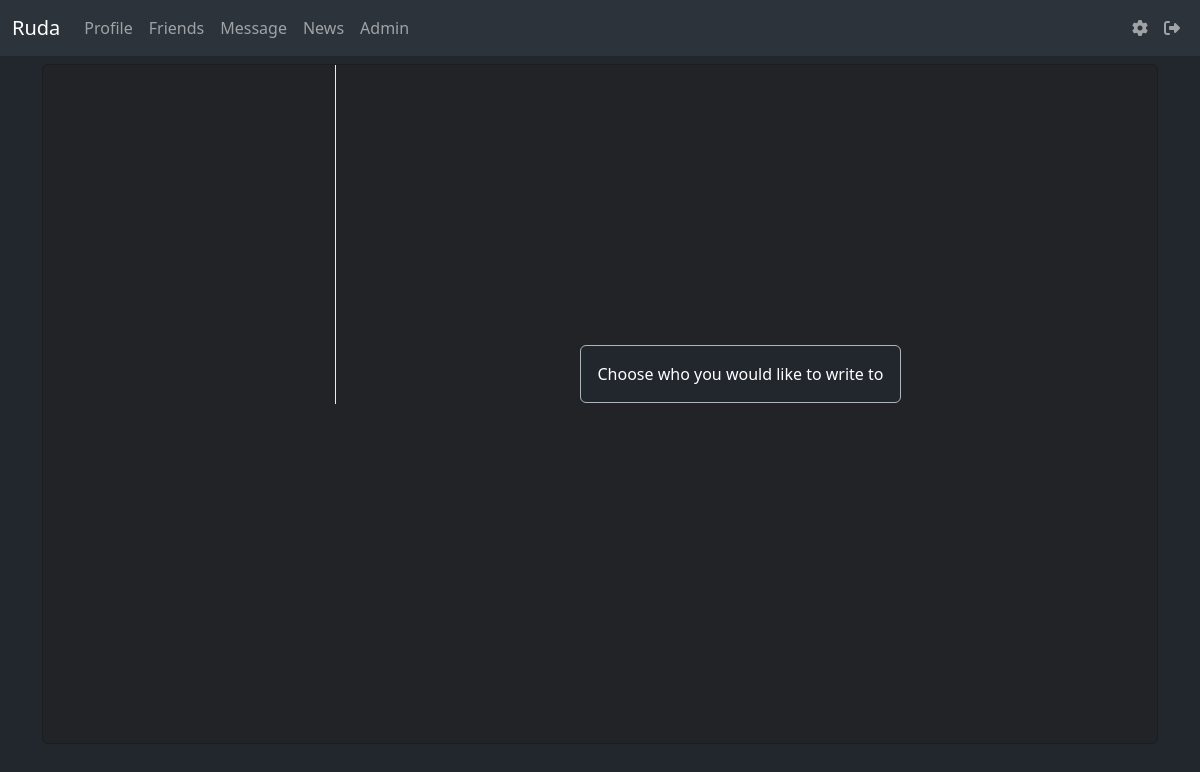
/message/ (signed in), run on an earlier commit of the app's database.
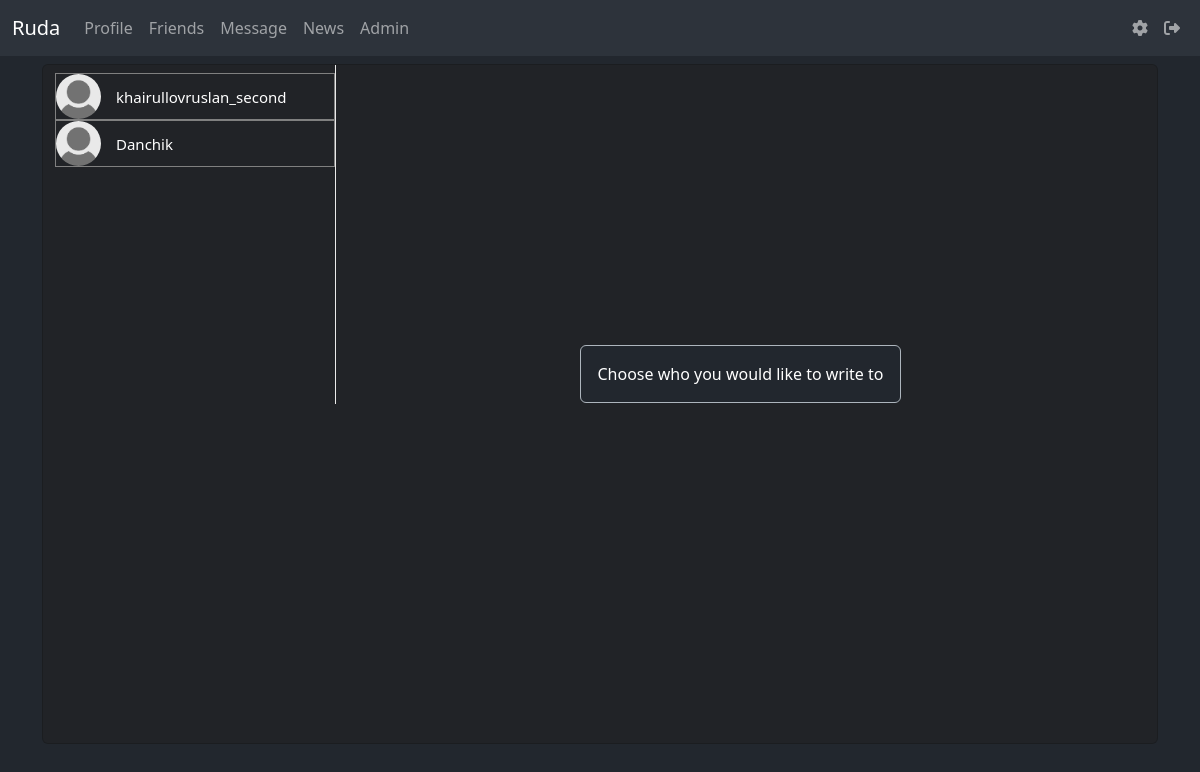
And on a later commit of the database.
### data/users.py (models this page shows, shortened)
class User(SqlAlchemyBase, UserMixin):
    __tablename__ = 'users'
    id = sqlalchemy.Column(sqlalchemy.Integer, primary_key=True, autoincrement=True)
    name = sqlalchemy.Column(sqlalchemy.String, unique=True, nullable=True)
    about = sqlalchemy.Column(sqlalchemy.String, nullable=True, default='write about yourself')
    second_email = sqlalchemy.Column(sqlalchemy.String, nullable=True)
    github = sqlalchemy.Column(sqlalchemy.String, nullable=True)
    image = sqlalchemy.Column(sqlalchemy.String, default="default.jpg")
    email = sqlalchemy.Column(sqlalchemy.String, index=True, unique=True, nullable=True)
    followings = sqlalchemy.Column(sqlalchemy.String, nullable=True, default='')
    followers = sqlalchemy.Column(sqlalchemy.String, nullable=True, default='')
    post_count = sqlalchemy.Column(sqlalchemy.Integer, nullable=True, default=0)
    admin_check = sqlalchemy.Column(sqlalchemy.Integer, default=0)
    hashed_password = sqlalchemy.Column(sqlalchemy.String, nullable=True)
    created_date = sqlalchemy.Column(sqlalchemy.DateTime, default=datetime.datetime.now)

### main.py (the view)
@app.route('/message/', methods=['GET', 'POST'])
@login_required
def message():
    db_sess = db_session.create_session()
    friends = db_sess.query(User).filter(current_user.id != User.id).all()
    return render_template('messages_friends.html', friends=friends)

### data/db_session.py (called while the page is built)
def create_session() -> Session:
    global __factory
    return __factory()

### main.py (called while the page is built)
@login_manager.user_loader
def load_user(user_id):
    db_sess = db_session.create_session()
    return db_sess.query(User).get(user_id)

### templates/messages_friends.html (shortened to what this page needs)
{% extends "base.html" %}
{% block content %}
<div class="container">
    <div class="row">
        <div class="card chat-app" style="height: 85vh; background-color: #2227;">
            <div id="plist" class="people-list" style="overflow: auto; max-height: 100%;">
                <ul class="list-unstyled chat-list mt-2 mb-0" style="">
                    {% for user in friends%}
                    {% set ids = current_user.followings.split(', ') %}
                    {% set list1 = user.followers.split(', ') %}
                    {% set user_id_ = current_user.id | string() %}
                    <a href="/message/{{ user.id }}" style="text-decoration: none;">
                        <li class="clearfix" style="border: 1px solid grey;">
                            <img src="../static/avatars/{{user.image}}" alt="avatar">
                            <div class="about">
                                <div class="name" style="color: white; margin-left: 60px; margin-top: 12px;">{{user.name}}</div>
                            </div>
                        </li>
                    </a>
                    {% endfor %}
                </ul>
            </div>
            <div class="chat" style="max-height: 50%;">
                <div class="choose__text">
                    <div class="alert alert alert-dark" role="alert" style="color: white; background-color: #22272e">
                        Сhoose who you would like to write to
                    </div>
                </div>
            </div>
        </div>
    </div>
</div>
{% endblock %}

What changed in the data, as far as the page shows it:
added User: image (placeholder picture), name "khairullovruslan_second"
added User: image (placeholder picture), name "Danchik"
